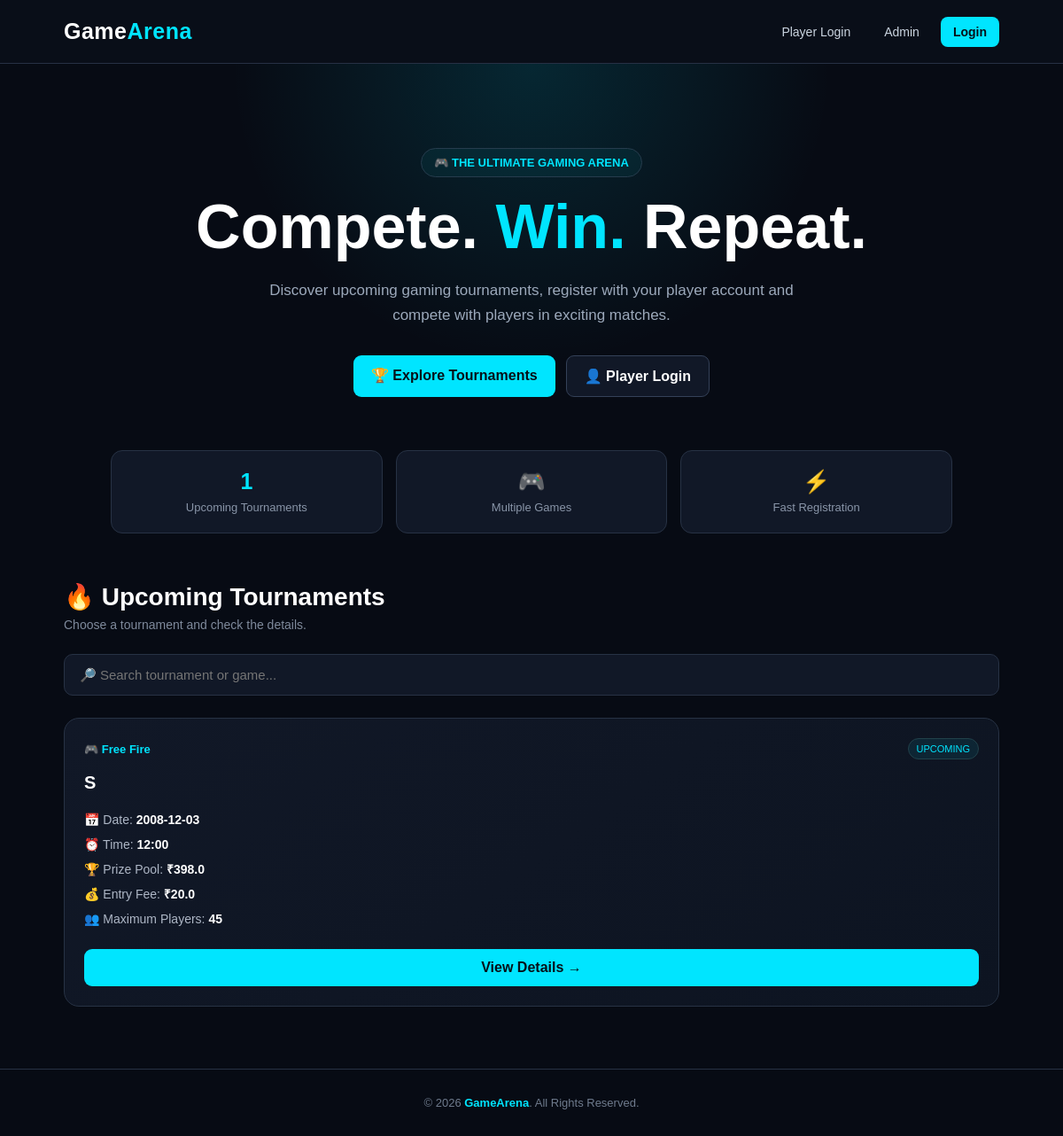
The page / on the database its author committed.
### tables this page shows
CREATE TABLE tournaments (
            id INTEGER PRIMARY KEY AUTOINCREMENT,
            name TEXT NOT NULL,
            game_name TEXT NOT NULL,
            tournament_date TEXT NOT NULL,
            tournament_time TEXT NOT NULL,
            entry_fee REAL DEFAULT 0,
            prize_pool REAL DEFAULT 0,
            max_players INTEGER,
            rules TEXT,
            room_id TEXT,
            room_password TEXT,
            room_visible_at TEXT,
            status TEXT DEFAULT 'upcoming',
            created_at TIMESTAMP DEFAULT CURRENT_TIMESTAMP
        );

### app.py (the view)
@app.route("/")
def home():
    connection = get_connection()
    tournaments = connection.execute(
        "SELECT * FROM tournaments ORDER BY id DESC"
    ).fetchall()
    connection.close()
    return render_template(
        "index.html",
        tournaments=tournaments
    )

### database.py (called while the page is built)
def get_connection():
    connection = sqlite3.connect(DATABASE)
    connection.row_factory = sqlite3.Row
    return connection

### templates/index.html (shortened to what this page needs)
<!DOCTYPE html>
<html lang="en">
<head>
</head>
<body>
<nav>
    <div class="logo">
        Game<span>Arena</span>
    </div>
    <div class="nav-links">
        <a
            href="/player/login"
            class="nav-btn"
        >
            Player Login
        </a>
        <a
            href="/admin/login"
            class="nav-btn"
        >
            Admin
        </a>
        <a
            href="/player/login"
            class="nav-btn login-btn"
        >
            Login
        </a>
    </div>
</nav>
<section class="hero">
    <div class="hero-badge">
        🎮 THE ULTIMATE GAMING ARENA
    </div>
    <h1>
        Compete.
        <span>Win.</span>
        Repeat.
    </h1>
    <p>
        Discover upcoming gaming tournaments,
        register with your player account and
        compete with players in exciting matches.
    </p>
    <div class="hero-buttons">
        <a
            href="#tournaments"
            class="hero-btn primary"
        >
            🏆 Explore Tournaments
        </a>
        <a
            href="/player/login"
            class="hero-btn secondary"
        >
            👤 Player Login
        </a>
    </div>
</section>
<section class="stats">
    <div class="stat">
        <strong>
            {{ tournaments|length }}
        </strong>
        <span>
            Upcoming Tournaments
        </span>
    </div>
    <div class="stat">
        <strong>
            🎮
        </strong>
        <span>
            Multiple Games
        </span>
    </div>
    <div class="stat">
        <strong>
            ⚡
        </strong>
        <span>
            Fast Registration
        </span>
    </div>
</section>
<section
    class="section"
    id="tournaments"
>
    <div class="section-header">
        <div>
            <h2 class="section-title">
                🔥 Upcoming Tournaments
            </h2>
            <p class="section-subtitle">
                Choose a tournament and check the details.
            </p>
        </div>
    </div>
    <div class="search-box">
        <input
            type="text"
            id="searchInput"
            placeholder="🔎 Search tournament or game..."
            onkeyup="searchTournaments()"
        >
    </div>
    <div class="tournament-grid">
        {% if tournaments %}
            {% for tournament in tournaments %}
            <div
                class="card tournament-card"
                data-search="{{ tournament['name'] }} {{ tournament['game_name'] }}"
            >
                <div class="game-row">
                    <div class="game">
                        🎮 {{ tournament["game_name"] }}
                    </div>
                    <div class="status">
                        UPCOMING
                    </div>
                </div>
                <h3>
                    {{ tournament["name"] }}
                </h3>
                <div class="info">
                    📅 Date:
                    <strong>
                        {{ tournament["tournament_date"] }}
                    </strong>
                    <br>
                    ⏰ Time:
                    <strong>
                        {{ tournament["tournament_time"] }}
                    </strong>
                    <br>
                    🏆 Prize Pool:
                    <strong>
                        ₹{{ tournament["prize_pool"] }}
                    </strong>
                    <br>
                    💰 Entry Fee:
                    <strong>
                        ₹{{ tournament["entry_fee"] }}
                    </strong>
                    <br>
                    👥 Maximum Players:
                    <strong>
                        {{ tournament["max_players"] }}
                    </strong>
                </div>
                <a
                    href="/tournament/{{ tournament['id'] }}"
                    class="register-btn"
                >
                    View Details →
                </a>
            </div>
            {% endfor %}
        {% endif %}
    </div>
</section>
<footer>
    © 2026
    <strong>GameArena</strong>.
    All Rights Reserved.
</footer>
</body>
</html>

### templates/index.html (style rules this page uses)
* { margin: 0; padding: 0; box-sizing: border-box; font-family: Arial, sans-serif; }
html { scroll-behavior: smooth; }
body { background: #070b14; color: white; min-height: 100vh; }
nav { position: sticky; top: 0; z-index: 1000; height: 72px; display: flex; align-items: center; justify-content: space-between; padding: 0 6%; background: rgba(10, 15, 25, 0.95); border-bottom: 1px solid #263044; backdrop-filter: blur(12px); }
.logo { font-size: 25px; font-weight: 800; letter-spacing: 0.5px; }
.logo span { color: #00e5ff; }
.nav-links { display: flex; align-items: center; gap: 10px; }
.nav-btn { text-decoration: none; color: #cbd5e1; padding: 9px 14px; border-radius: 8px; font-size: 14px; transition: 0.2s; }
.login-btn { background: #00e5ff; color: #061018; font-weight: bold; }
.hero { position: relative; overflow: hidden; text-align: center; padding: 95px 20px 80px; background: radial-gradient( circle at top, rgba(0, 229, 255, 0.13), transparent 45% ); }
.hero-badge { display: inline-block; padding: 8px 14px; margin-bottom: 20px; border: 1px solid #263c4d; border-radius: 50px; color: #00e5ff; background: rgba(0, 229, 255, 0.05); font-size: 13px; font-weight: bold; }
.hero h1 { font-size: clamp(38px, 7vw, 70px); line-height: 1.05; margin-bottom: 20px; }
.hero h1 span { color: #00e5ff; }
.hero p { max-width: 650px; margin: auto; color: #9ca9bb; font-size: 17px; line-height: 1.7; }
.hero-buttons { margin-top: 30px; display: flex; justify-content: center; gap: 12px; flex-wrap: wrap; }
.hero-btn { text-decoration: none; padding: 13px 20px; border-radius: 9px; font-weight: bold; }
.primary { background: #00e5ff; color: #061018; }
.secondary { border: 1px solid #344158; color: white; background: #111827; }
.stats { width: 90%; max-width: 950px; margin: -20px auto 55px; display: grid; grid-template-columns: repeat(3, 1fr); gap: 15px; position: relative; }
.stat { background: #111827; border: 1px solid #273244; border-radius: 13px; padding: 20px; text-align: center; }
.stat strong { display: block; font-size: 25px; color: #00e5ff; margin-bottom: 5px; }
.stat span { color: #8995a8; font-size: 13px; }
.section { width: 88%; max-width: 1150px; margin: auto; padding-bottom: 70px; }
.section-header { display: flex; justify-content: space-between; align-items: center; gap: 15px; margin-bottom: 25px; }
.section-title { font-size: 28px; }
.section-subtitle { color: #7f8a9c; margin-top: 7px; font-size: 14px; }
.search-box { width: 100%; margin-bottom: 25px; position: relative; }
.search-box input { width: 100%; padding: 14px 17px; border-radius: 10px; border: 1px solid #273244; outline: none; background: #111827; color: white; font-size: 15px; }
.tournament-grid { display: grid; grid-template-columns: repeat(auto-fit, minmax(270px, 1fr)); gap: 20px; }
.card { position: relative; background: linear-gradient( 145deg, #111827, #0d1421 ); border: 1px solid #273244; border-radius: 17px; padding: 22px; transition: transform 0.25s, border-color 0.25s, box-shadow 0.25s; }
.game-row { display: flex; justify-content: space-between; align-items: center; gap: 10px; margin-bottom: 15px; }
.game { color: #00e5ff; font-size: 13px; font-weight: bold; }
.status { padding: 5px 9px; border-radius: 50px; font-size: 11px; background: rgba( 0, 229, 255, 0.08 ); color: #00e5ff; border: 1px solid #21414a; }
.card h3 { font-size: 20px; margin-bottom: 16px; }
.info { color: #aeb7c6; font-size: 14px; line-height: 2; }
.info strong { color: white; }
.register-btn { display: block; text-align: center; margin-top: 20px; padding: 12px; background: #00e5ff; color: #061018; text-decoration: none; border-radius: 9px; font-weight: bold; transition: 0.2s; }
footer { border-top: 1px solid #273244; padding: 30px 20px; text-align: center; color: #6f7b8d; font-size: 13px; }
footer strong { color: #00e5ff; }

### rows shown on the page
tournaments: game_name "Free Fire", name "S", tournament_date "2008-12-03", tournament_time "12:00", prize_pool "398.0", entry_fee "20.0", max_players "45"

### other values the page prints
{{ tournaments|length }} "1"
